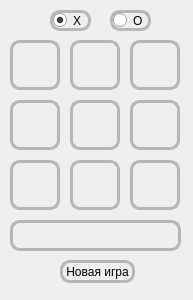
<?xml version="1.0" encoding="UTF-8"?>
<ui version="4.0">
 <class>Form</class>
 <widget class="QWidget" name="Form">
  <property name="geometry">
   <rect>
    <x>0</x>
    <y>0</y>
    <width>193</width>
    <height>300</height>
   </rect>
  </property>
  <property name="windowTitle">
   <string>Крестики-нолики</string>
  </property>
  <widget class="QRadioButton" name="X_RadioButton">
   <property name="geometry">
    <rect>
     <x>50</x>
     <y>10</y>
     <width>41</width>
     <height>21</height>
    </rect>
   </property>
   <property name="autoFillBackground">
    <bool>false</bool>
   </property>
   <property name="styleSheet">
    <string notr="true">background: none;
border-radius: 10px;
border: 3px solid #b7b7b7;
</string>
   </property>
   <property name="text">
    <string>X</string>
   </property>
   <property name="checked">
    <bool>true</bool>
   </property>
  </widget>
  <widget class="QRadioButton" name="O_RadioButton">
   <property name="geometry">
    <rect>
     <x>110</x>
     <y>10</y>
     <width>41</width>
     <height>21</height>
    </rect>
   </property>
   <property name="styleSheet">
    <string notr="true">background: none;
border-radius: 10px;
border: 3px solid #b7b7b7;
</string>
   </property>
   <property name="text">
    <string>O</string>
   </property>
  </widget>
  <widget class="QPushButton" name="btn_1">
   <property name="geometry">
    <rect>
     <x>10</x>
     <y>40</y>
     <width>50</width>
     <height>50</height>
    </rect>
   </property>
   <property name="styleSheet">
    <string notr="true">QPushButton{
border: 3px solid #b7b7b7;
border-radius: 10px;
background-color: none;
}
QPushButton:hover{
background-color: #c8c8c8;
}</string>
   </property>
   <property name="text">
    <string/>
   </property>
  </widget>
  <widget class="QPushButton" name="btn_2">
   <property name="geometry">
    <rect>
     <x>70</x>
     <y>40</y>
     <width>50</width>
     <height>50</height>
    </rect>
   </property>
   <property name="styleSheet">
    <string notr="true">QPushButton{
border: 3px solid #b7b7b7;
border-radius: 10px;
background-color: none;
}
QPushButton:hover{
background-color: #c8c8c8;
}</string>
   </property>
   <property name="text">
    <string/>
   </property>
  </widget>
  <widget class="QPushButton" name="btn_3">
   <property name="geometry">
    <rect>
     <x>130</x>
     <y>40</y>
     <width>50</width>
     <height>50</height>
    </rect>
   </property>
   <property name="styleSheet">
    <string notr="true">QPushButton{
border: 3px solid #b7b7b7;
border-radius: 10px;
background-color: none;
}
QPushButton:hover{
background-color: #c8c8c8;
}</string>
   </property>
   <property name="text">
    <string/>
   </property>
  </widget>
  <widget class="QPushButton" name="btn_4">
   <property name="geometry">
    <rect>
     <x>130</x>
     <y>100</y>
     <width>50</width>
     <height>50</height>
    </rect>
   </property>
   <property name="styleSheet">
    <string notr="true">QPushButton{
border: 3px solid #b7b7b7;
border-radius: 10px;
background-color: none;
}
QPushButton:hover{
background-color: #c8c8c8;
}</string>
   </property>
   <property name="text">
    <string/>
   </property>
  </widget>
  <widget class="QPushButton" name="btn_5">
   <property name="geometry">
    <rect>
     <x>70</x>
     <y>100</y>
     <width>50</width>
     <height>50</height>
    </rect>
   </property>
   <property name="styleSheet">
    <string notr="true">QPushButton{
border: 3px solid #b7b7b7;
border-radius: 10px;
background-color: none;
}
QPushButton:hover{
background-color: #c8c8c8;
}</string>
   </property>
   <property name="text">
    <string/>
   </property>
  </widget>
  <widget class="QPushButton" name="btn_6">
   <property name="geometry">
    <rect>
     <x>10</x>
     <y>100</y>
     <width>50</width>
     <height>50</height>
    </rect>
   </property>
   <property name="styleSheet">
    <string notr="true">QPushButton{
border: 3px solid #b7b7b7;
border-radius: 10px;
background-color: none;
}
QPushButton:hover{
background-color: #c8c8c8;
}</string>
   </property>
   <property name="text">
    <string/>
   </property>
  </widget>
  <widget class="QPushButton" name="btn_7">
   <property name="geometry">
    <rect>
     <x>10</x>
     <y>160</y>
     <width>50</width>
     <height>50</height>
    </rect>
   </property>
   <property name="styleSheet">
    <string notr="true">QPushButton{
border: 3px solid #b7b7b7;
border-radius: 10px;
background-color: none;
}
QPushButton:hover{
background-color: #c8c8c8;
}</string>
   </property>
   <property name="text">
    <string/>
   </property>
  </widget>
  <widget class="QPushButton" name="btn_8">
   <property name="geometry">
    <rect>
     <x>130</x>
     <y>160</y>
     <width>50</width>
     <height>50</height>
    </rect>
   </property>
   <property name="styleSheet">
    <string notr="true">QPushButton{
border: 3px solid #b7b7b7;
border-radius: 10px;
background-color: none;
}
QPushButton:hover{
background-color: #c8c8c8;
}</string>
   </property>
   <property name="text">
    <string/>
   </property>
  </widget>
  <widget class="QPushButton" name="btn_9">
   <property name="geometry">
    <rect>
     <x>70</x>
     <y>160</y>
     <width>50</width>
     <height>50</height>
    </rect>
   </property>
   <property name="styleSheet">
    <string notr="true">QPushButton{
border: 3px solid #b7b7b7;
border-radius: 10px;
background-color: none;
}
QPushButton:hover{
background-color: #c8c8c8;
}</string>
   </property>
   <property name="text">
    <string/>
   </property>
  </widget>
  <widget class="QLabel" name="result_label">
   <property name="geometry">
    <rect>
     <x>10</x>
     <y>220</y>
     <width>171</width>
     <height>31</height>
    </rect>
   </property>
   <property name="font">
    <font>
     <pointsize>12</pointsize>
     <weight>75</weight>
     <bold>true</bold>
     <underline>true</underline>
    </font>
   </property>
   <property name="styleSheet">
    <string notr="true">background: none;
border-radius: 10px;
border: 3px solid #b7b7b7;
</string>
   </property>
   <property name="text">
    <string/>
   </property>
  </widget>
  <widget class="QPushButton" name="new_game_button">
   <property name="geometry">
    <rect>
     <x>60</x>
     <y>260</y>
     <width>75</width>
     <height>23</height>
    </rect>
   </property>
   <property name="styleSheet">
    <string notr="true">QPushButton{
border: 3px solid #b7b7b7;
border-radius: 10px;
background-color: none;
}
QPushButton:hover{
background-color: #c8c8c8;
}</string>
   </property>
   <property name="text">
    <string>Новая игра</string>
   </property>
  </widget>
 </widget>
 <resources/>
 <connections/>
</ui>
